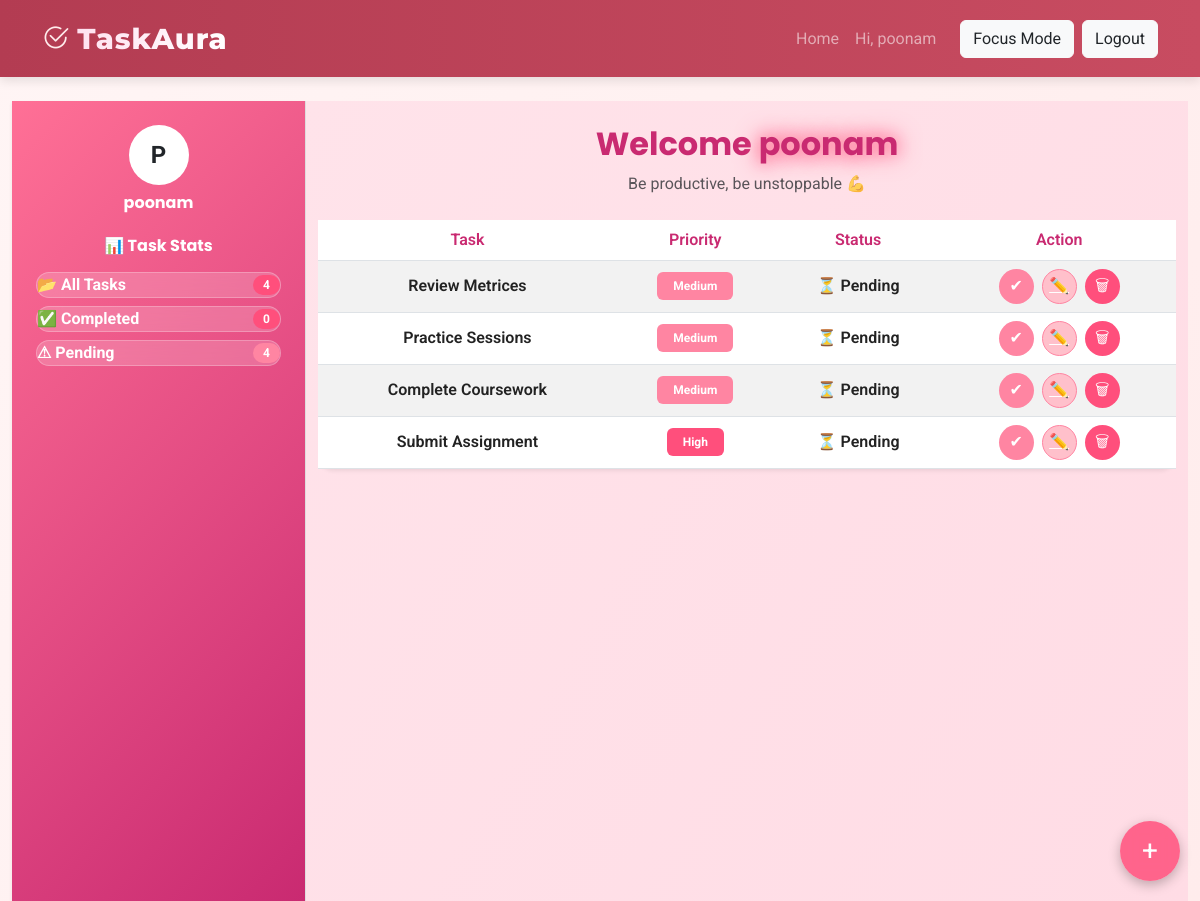
The app's page / (signed in) with its own data.
### tasks/models.py (models this page shows, shortened)
class Task(models.Model):
    user = models.ForeignKey(User, on_delete=models.CASCADE)
    title = models.CharField(max_length=255)
    completed = models.BooleanField(default=False)
    created_at = models.DateTimeField(auto_now_add=True)
    due_date = models.DateField(null=True, blank=True)
    category = models.CharField(max_length=20, choices=CATEGORY_CHOICES, default='Other')
    is_deleted = models.BooleanField(default=False)
    priority = models.CharField(max_length=10, choices=PRIORITY_CHOICES, default='Medium')

### tasks/views.py (the view, shortened to what this page needs)
# urls.py: path('', views.home, name='home'),
@login_required
def home(request):
    tasks = Task.objects.filter(user=request.user, is_deleted=False).order_by("-created_at")
    total_tasks = tasks.count()
    completed_count = tasks.filter(completed=True).count()
    pending_count = tasks.filter(completed=False).count()
    today = timezone.localdate()
    progress_percent = int((completed_count / total_tasks) * 100) if total_tasks else 0
    context = {
        "tasks": tasks,
        "completed_tasks": completed_count,
        "pending_tasks": pending_count,
        "total_tasks": total_tasks,
        "progress_percent": progress_percent,
        "today": today,
        "categories": CATEGORY_CHOICES,
        "priorities": PRIORITY_CHOICES,  # For priority dropdown in form
    }
    return render(request, "tasks/home.html", context)

### tasks/templates/tasks/home.html (shortened to what this page needs)
{% extends "tasks/base.html" %}
{% block content %}
<div class="container-fluid">
  <div class="row">
    <div class="col-md-3 vh-100 p-4 shadow-sm"
         style="background: linear-gradient(135deg, #ff7096, #c92a71); border-right:1px solid #ddd;">
      <div class="mb-4 text-center">
        <div class="rounded-circle bg-white text-dark d-flex align-items-center justify-content-center mx-auto"
             style="width:60px;height:60px;font-size:1.5rem; font-weight:bold;">
          {{ request.user.username|slice:":1"|upper }}
        </div>
        <h6 class="mt-2 fw-bold text-white">{{ request.user.username }}</h6>
      </div>
      <h6 class="fw-bold text-white text-center mb-3">📊 Task Stats</h6>
      <a class="list-group-item d-flex justify-content-between align-items-center rounded-4 mb-2 hover-scale glass-card text-white fw-bold"
         data-bs-toggle="collapse" href="#allTasksDropdown">
        📂 All Tasks
        <span class="badge badge-custom bg-high">{{ total_tasks }}</span>
      </a>
      <a class="list-group-item d-flex justify-content-between align-items-center rounded-4 mb-2 hover-scale glass-card text-white fw-bold"
         data-bs-toggle="collapse" href="#completedDropdown">
        ✅ Completed
        <span class="badge badge-custom bg-high">{{ completed_tasks }}</span>
      </a>
      <a class="list-group-item d-flex justify-content-between align-items-center rounded-4 mb-2 hover-scale glass-card text-white fw-bold"
         data-bs-toggle="collapse" href="#pendingDropdown">
        ⚠ Pending
        <span class="badge badge-custom bg-medium">{{ pending_tasks }}</span>
      </a>
    </div>
    <div class="col-md-9 py-4 position-relative"
         style="background: linear-gradient(120deg, #ffe3ea, #ffdce5);">
      <div class="text-center mb-4">
        <h2 class="fw-bold">Welcome <span class="welcome-username">{{ request.user.username }}</span></h2>
        <p class="text-muted">Be productive, be unstoppable 💪</p>
      </div>
      <button class="floating-btn" type="button" data-bs-toggle="collapse" data-bs-target="#addTaskForm">+</button>
      <div class="table-responsive mt-3">
        <table class="table table-striped align-middle shadow-sm rounded-4">
          <thead class="text-center" style="background-color:#d85b70; color:#fff;">
            <tr>
              <th style="color:#c92a71;">Task</th>
              <th style="color:#c92a71;">Priority</th>
              <th style="color:#c92a71;">Status</th>
              <th style="color:#c92a71;">Action</th>
            </tr>
          </thead>
          <tbody>
            {% for task in tasks %}
            <tr class="text-center">
              <td class="fw-semibold">{{ task.title }}</td>
              <td>
                {% if task.priority == "High" %}
                <span class="badge bg-high px-3 py-2 text-white">High</span>
                {% elif task.priority == "Medium" %}
                <span class="badge bg-medium px-3 py-2 text-white">Medium</span>
                {% else %}
                <span class="badge bg-low px-3 py-2 text-white">Low</span>
                {% endif %}
              </td>
              <td>
                {% if task.completed %} ✅ Done {% else %} ⏳ Pending {% endif %}
              </td>
              <td>
                <div class="d-flex justify-content-center gap-2">
                  {% if not task.completed %}
                  <form method="POST" action="{% url 'complete_task' task.id %}">
                    <button class="btn-action btn-complete">✔</button>
                  </form>
                  {% endif %}
                  <a href="{% url 'edit' task.id %}" class="btn-action btn-edit">✏️</a>
                  <form method="POST" action="{% url 'delete' task.id %}">
                    <button class="btn-action btn-delete">🗑</button>
                  </form>
                </div>
              </td>
            </tr>
            {% endfor %}
          </tbody>
        </table>
      </div>
    </div>
  </div>
</div>
{%endblock%}

### tasks/templates/tasks/base.html (shortened to what this page needs)
<!DOCTYPE html>
<html lang="en">
<head>
  <link href="https://cdn.jsdelivr.net/npm/bootstrap@5.3.2/dist/css/bootstrap.min.css" rel="stylesheet">
  <link href="https://cdn.jsdelivr.net/npm/bootstrap-icons@1.10.5/font/bootstrap-icons.css" rel="stylesheet">
</head>
<body>
<nav class="navbar navbar-expand-lg navbar-dark">
  <div class="container">
  <a class="navbar-brand d-flex align-items-center" href="{% url 'home' %}">
  <i class="bi bi-check2-circle me-2" style="font-size: 1.7rem; color: #ffecec;"></i>
  <span style="
      font-size: 1.8rem;
      font-family: 'Montserrat', sans-serif;
      font-weight: 800;
      background: linear-gradient(90deg, #ffe1f0, #ffffff);
      -webkit-background-clip: text;
      color: transparent;
      letter-spacing: 1px;
    ">
  </span>
</a>
    <div class="collapse navbar-collapse" id="navbarNav">
      <ul class="navbar-nav ms-auto align-items-center">
        <li class="nav-item"><a class="nav-link" href="{% url 'home' %}">Home</a></li>
        {% if request.user.is_authenticated %}
          <li class="nav-item">
            <span class="nav-link">Hi, {{ request.user.username }}</span>
          </li>
        <li class="nav-item">
    <a href="{% url 'focus_mode' %}" class="btn btn-light text-dark ms-3">Focus Mode</a>
</li>
          <li class="nav-item">
            <form method="POST" action="{% url 'logout' %}">
              <button class="btn btn-light text-dark ms-2">Logout</button>
            </form>
          </li>
        {% endif %}
      </ul>
    </div>
  </div>
</nav>
<div class="container-fluid mt-4">
  {% block content %}{% endblock %}
</div>
</body>
</html>

### tasks/templates/tasks/base.html (style rules this page uses)
body { background: linear-gradient(120deg, #fff5f5, #ffecec); font-family: 'Roboto', sans-serif; min-height: 100vh; transition: background 0.3s, color 0.3s; color: #222; }
h1,h2,h3,h4,h5,h6 { font-family: 'Poppins', sans-serif; font-weight: 700; color: #c92a71; }
.navbar { background: linear-gradient(90deg, #b33c52, #c84c61); padding: 12px 30px; box-shadow: 0 4px 10px rgba(0,0,0,0.1); transition: background 0.3s; }

### tasks/templates/tasks/home.html (style rules this page uses)
.badge-custom { padding: 4px 10px; border-radius: 10px; font-size: 0.75rem; font-weight: bold; }
.bg-high { background-color: #ff4f7c !important; color:white !important; }
.bg-medium { background-color: #ff85a2 !important; color:white !important; }
.glass-card { background: rgba(255, 255, 255, 0.18) !important; backdrop-filter: blur(12px) !important; border-radius: 14px !important; border: 1px solid rgba(255, 255, 255, 0.25); color: #fff !important; }
.table td, .table th { color: #222 !important; font-weight: 600; }
.table thead th { color: #c92a71 !important; }
.floating-btn { bottom: 20px; right: 20px; width: 60px; height: 60px; font-size: 28px; background: rgba(255, 79, 124, 0.85); backdrop-filter: blur(8px); border: none; color: #fff; position: fixed; border-radius: 50%; box-shadow: 0 4px 12px rgba(0,0,0,0.25); }
.btn-action { width: 35px; height: 35px; padding: 0; font-size: 16px; display: flex; align-items: center; justify-content: center; border-radius: 50%; border: none; transition: transform 0.2s ease-in-out; }
.btn-complete { background-color: #ff85a2; color: #fff; }
.btn-edit { background-color: #ffc0cb; color: #fff; border: 1px solid #ff85a2; }
.btn-delete { background-color: #ff4f7c; color: #fff; }
.welcome-username { display: inline-block; color: #c92a71; font-weight: 700; animation: fadeSlideGlow 1.5s ease-out forwards; }

### records on screen
Task: title "Review Metrices", priority "Medium", completed "⏳ Pending"
Task: title "Practice Sessions", priority "Medium", completed "⏳ Pending"
Task: title "Complete Coursework", priority "Medium", completed "⏳ Pending"
Task: title "Submit Assignment", priority "High", completed "⏳ Pending"

### other values on screen
{{ request.user.username }} "poonam"
{{ request.user.username|slice:":1"|upper }} "P"
{{ total_tasks }} "4"
{{ completed_tasks }} "0"
{{ pending_tasks }} "4"
